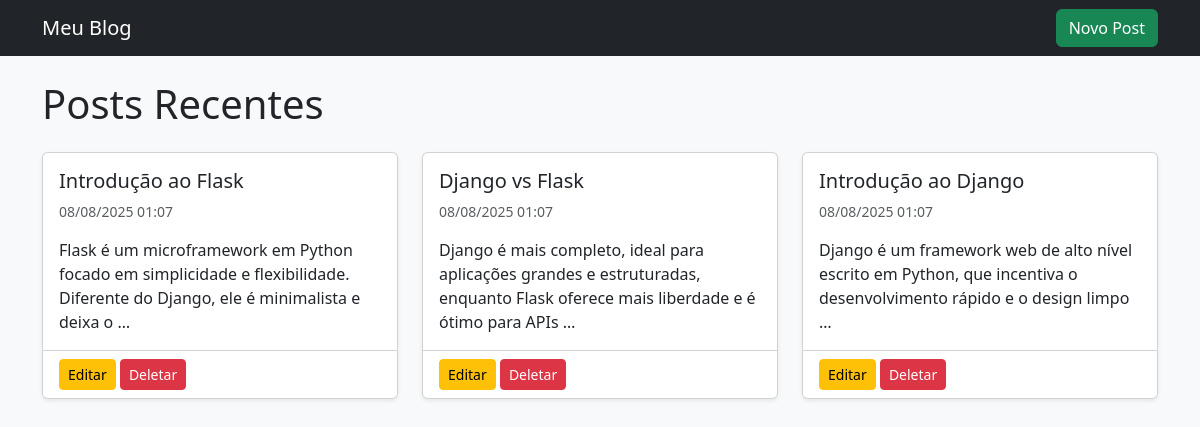
Before: / with the older database file.
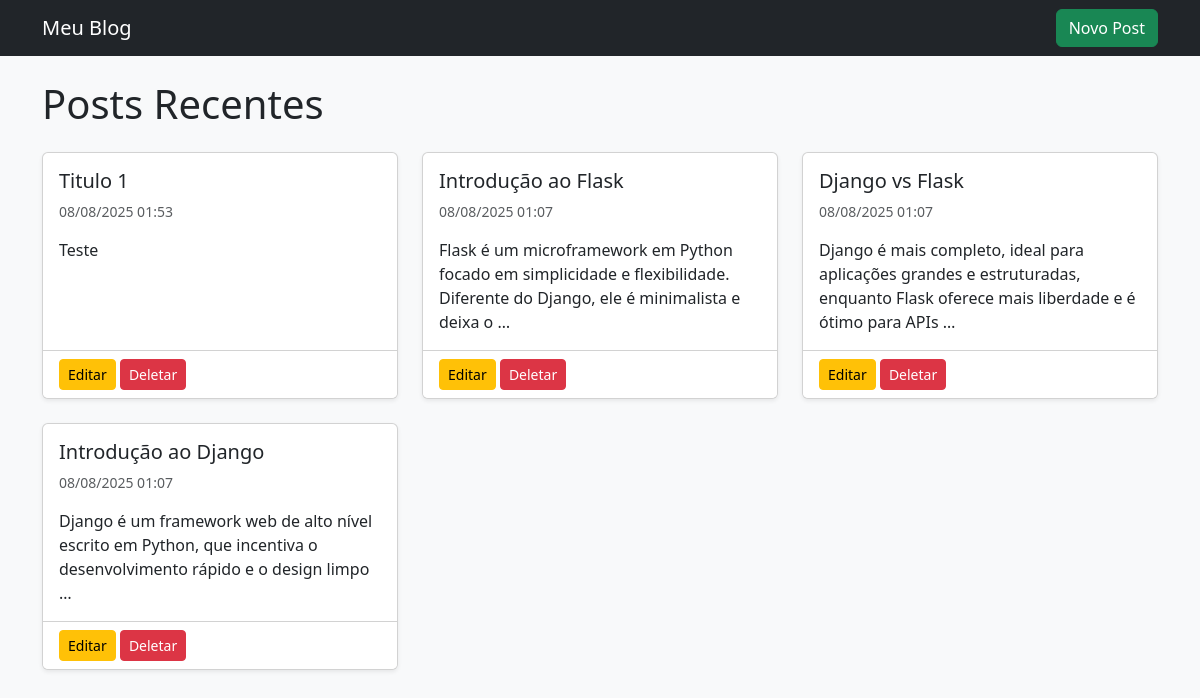
After: the same page with the newer database file.
### blog/models.py (models this page shows, shortened)
class Post(models.Model):
    titulo = models.CharField(max_length=200)
    conteudo = models.TextField()
    criado_em = models.DateTimeField(auto_now_add=True)

### blog/views.py (the view)
# urls.py: path('', views.lista_posts, name='lista_posts'),
def lista_posts(request):
    posts = Post.objects.all().order_by('-criado_em')
    return render(request, 'blog/lista_posts.html', {'posts': posts})

### blog/templates/blog/lista_posts.html (shortened to what this page needs)
{% extends 'blog/base.html' %}
{% block content %}
    <h1 class="mb-4">Posts Recentes</h1>
    {% if posts %}
        <div class="row">
            {% for post in posts %}
                <div class="col-md-4 mb-4">
                    <div class="card h-100 shadow-sm">
                        <div class="card-body">
                            <h5 class="card-title">{{ post.titulo }}</h5>
                            <p class="card-text text-muted small">{{ post.criado_em|date:"d/m/Y H:i" }}</p>
                            <p class="card-text">{{ post.conteudo|truncatewords:20 }}</p>
                        </div>
                        <div class="card-footer bg-white">
                            <a href="{% url 'editar_post' post.id %}" class="btn btn-warning btn-sm">Editar</a>
                            <a href="{% url 'deletar_post' post.id %}" class="btn btn-danger btn-sm">Deletar</a>
                        </div>
                    </div>
                </div>
            {% endfor %}
        </div>
    {% else %}
        <div class="alert alert-info">Ainda não há posts publicados.</div>
    {% endif %}
{% endblock %}

### blog/templates/blog/base.html (shortened to what this page needs)
<!DOCTYPE html>
<html lang="pt-BR">
<head>
    <link href="https://cdn.jsdelivr.net/npm/bootstrap@5.3.3/dist/css/bootstrap.min.css" rel="stylesheet">
</head>
<body class="bg-light">
    <nav class="navbar navbar-expand-lg navbar-dark bg-dark mb-4">
        <div class="container">
            <a class="navbar-brand" href="{% url 'lista_posts' %}">Meu Blog</a>
            <div>
                <a href="{% url 'novo_post' %}" class="btn btn-success">Novo Post</a>
            </div>
        </div>
    </nav>
    <div class="container">
        {% block content %}{% endblock %}
    </div>
</body>
</html>

Changed rows visible on the page:
added Post: titulo "Titulo 1", criado_em "08/08/2025 01:53", conteudo "Teste"
